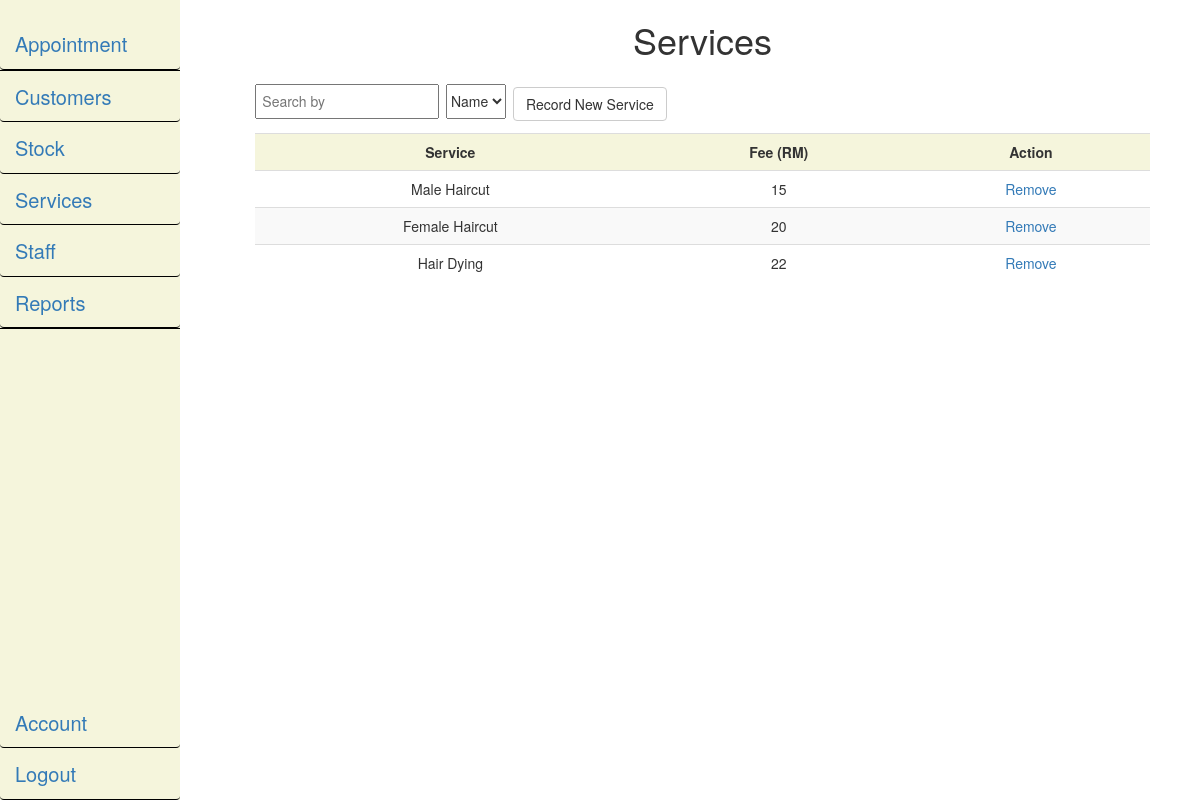
Page /service_module_display.php (signed in) on the committed database.
### tables this page shows
CREATE TABLE `service` (
  `serviceID` int(11) NOT NULL,
  `serviceName` varchar(30) NOT NULL,
  `serviceCharge` smallint(6) DEFAULT NULL
);

### service_module_display.php (the view, shortened to what this page needs)
<!DOCTYPE html>
<html lang="en">
    <?php
        include "session_check.php";
    ?>
<head>
    <link href="css/bootstrap.min.css" rel="stylesheet" />
	<link href="css/nstyle.css" rel="stylesheet"/>
	<link href="css/nav_style.css" rel="stylesheet"/>
</head>
<body>
    <div id="npage">
        <div class="row">
                        <div class="col-md-2">
                <div class="sideNav">
                    <?php
                        include "navigation.php";
                    ?>
                </div>
            </div>
            <div class="col-md-10">
                <div class="row">
                    <div class="col-md-12">
                        <h1>Services</h1>
                    </div>
                </div>
                <div class="row">
                    <div class="col-md-12">
<?php
$sql = "SELECT * FROM service";
if($result = mysqli_query($connect, $sql))
{
    if(mysqli_num_rows($result) > 0)
	{
            echo "<div id='display_module_manager'>";
            echo "<input type='text' id='searchInput' placeholder='Search by' onkeyup='Filter()'/>";
            echo "<select id='filter_options'>
                    <option value='0' selected='selected'>Name</option>
                    <option value='1'>Fee</option>
                  </select>";
            echo "<a href='service_module_add.php' class='btn btn-default'>Record New Service</a>";
            echo "</div>";
            echo "<table id='display_table' class='table table-striped table-responsive table-hover'>";
                echo "<tr>";
                    echo "<th>Service</th>";
                    echo "<th>Fee (RM)</th>";
                    echo "<th>Action</th>";
                echo "</tr>";
            while($row = mysqli_fetch_array($result))
			{
                echo "<tr>";
                    echo "<td>" . $row['serviceName'] . "</td>";
                    echo "<td>" . $row['serviceCharge'] . "</td>";
                    echo "<td><a href='service_module_delete.php?target=". $row['serviceID'] ."' onclick=\"javascript: return confirm('Are you sure you want to delete this record?');\">Remove</a></td>";
                echo "</tr>";
			}
            echo "</table>";
    }
	else
	{
        echo "</br> <a href='service_module_add.php' id='add_link'>Record New Service</a> </br>";
		echo "<br/><p><em>No records were found.</em></p>";
	}
}
else
{
    echo "Error: Could not execute $sql. " . mysqli_error($connect);
}
?>
                    </div>
                </div>
            </div>
        </div>
    </div>
</body>
</html>

### css/nstyle.css (style rules this page uses)
html, body { max-width: 100%; overflow-x: hidden; height: 100%; }
h1, h2 { text-align: center; }
#npage { text-align: center; }

### css/nav_style.css (style rules this page uses)
.sideNav { height: 100%; width: 15%; position: fixed; z-index: 1; top: 0; left: 0; padding-top: 20px; background: beige; }

### service_module_display.php (style rules this page uses)
th, td { padding: .5em; text-align: center; }
#searchInput { padding: 0.4em; margin: 1em auto; }
#filter_options { height: 2.5em; margin-top: 1em; margin-right: 0.5em; margin-left: 0.5em; }
#display_table { margin: 0 auto; width: 90%; text-align: center; }
#display_module_manager { text-align: left; margin: 0 auto; width: 90%; }
th { background-color: beige; }

### rows in the picture
service: serviceName "Male Haircut", serviceCharge "15"
service: serviceName "Female Haircut", serviceCharge "20"
service: serviceName "Hair Dying", serviceCharge "22"
